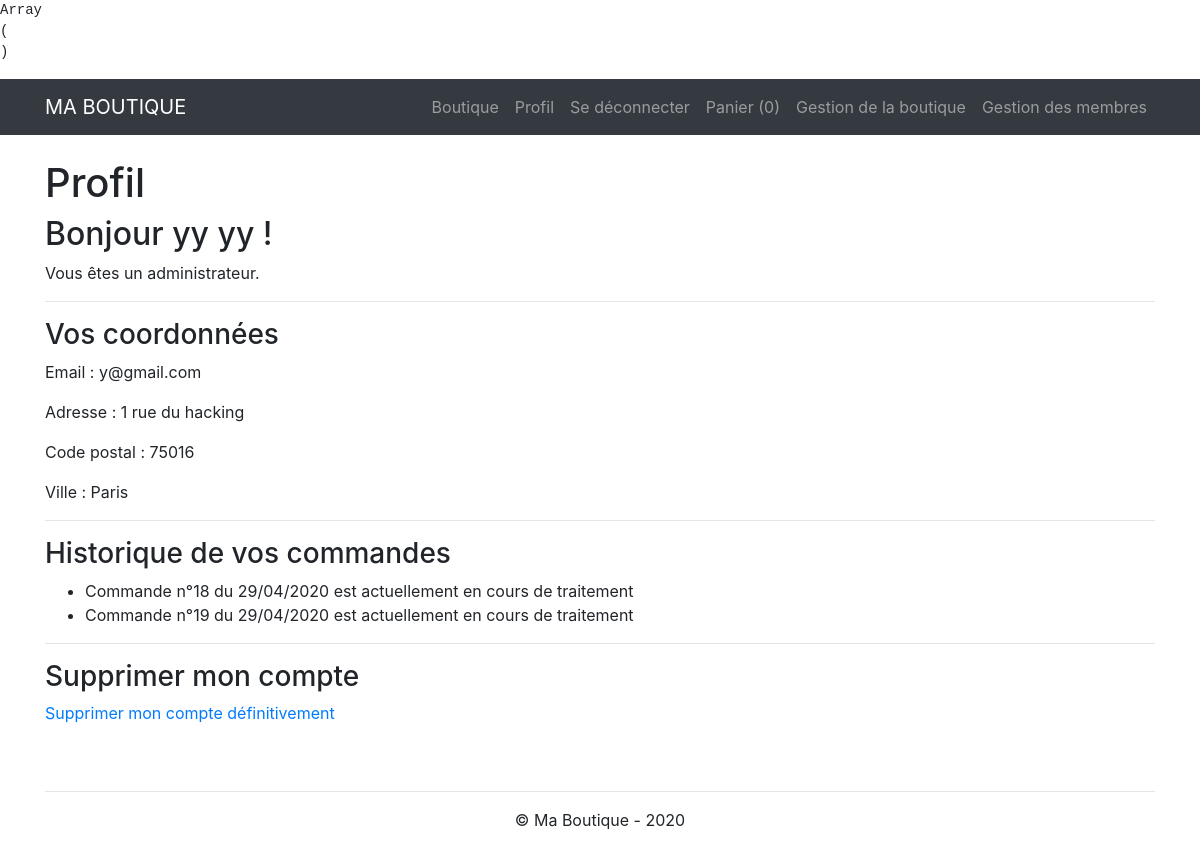
The page /profil.php (signed in) on the database its author committed.
### tables this page shows
CREATE TABLE `commande` (
  `id_commande` int(3) NOT NULL,
  `id_membre` int(3) DEFAULT NULL,
  `montant` float NOT NULL,
  `date_enregistrement` datetime NOT NULL,
  `etat` enum('en cours de traitement','envoyé','livré') NOT NULL
);

### profil.php (the view, shortened to what this page needs)
<?php
$commandes = '';
$resultat = executeRequete("SELECT id_commande, date_enregistrement, etat FROM commande WHERE id_membre = :id_membre", array(':id_membre' => $_SESSION['membre']['id_membre']));
if ($resultat->rowCount() == 0) {
	$commandes = '<p>Aucune commande en cours</p>';
} else {
	$commandes .= '<ul>';
		while ($commande = $resultat->fetch(PDO::FETCH_ASSOC)) {
			$date = new DateTime($commande['date_enregistrement']);
			$date = $date->format('d/m/Y');
			$commandes .= '<li>Commande n°' . $commande['id_commande'] . ' du ' . $date . ' est actuellement ' . $commande['etat'] . '</li>';
		}
	$commandes .= '</ul>';
}
require_once 'inc/header.php';
?>
<h1 class="mt-4">Profil</h1>
<h2>Bonjour <?php echo $_SESSION['membre']['prenom'] . ' ' . $_SESSION['membre']['nom']; ?> !</h2>
<?php
if (estAdmin()) {
	echo '<p>Vous êtes un administrateur.</p>';
}
?>
<hr>
<h3> Vos coordonnées </h3>
<p>Email : <?php echo $_SESSION['membre']['email'];  ?></p>
<p>Adresse : <?php echo $_SESSION['membre']['adresse'];  ?></p>
<p>Code postal : <?php echo $_SESSION['membre']['code_postal'];  ?></p>
<p>Ville : <?php echo $_SESSION['membre']['ville'];  ?></p>
<hr>
<h3> Historique de vos commandes </h3>
<?php
echo $commandes;
?>
<hr>
<h3> Supprimer mon compte </h3>
<p>
	<a href="?action=suppression" onclick="return confirm('Etes-vous certain de vouloir supprimer votre profil ?')">Supprimer mon compte définitivement</a>
</p>
<?php
require_once 'inc/footer.php';

### rows shown on the page
commande: id_commande "18", date_enregistrement "29/04/2020", etat "en cours de traitement"
commande: id_commande "19", date_enregistrement "29/04/2020", etat "en cours de traitement"

### other values the page prints
calcItemNumber() "0"
$_SESSION['membre']['prenom'] "yy"
$_SESSION['membre']['nom'] "yy"
$_SESSION['membre']['email'] "y@gmail.com"
$_SESSION['membre']['adresse'] "1 rue du hacking"
$_SESSION['membre']['code_postal'] "75016"
$_SESSION['membre']['ville'] "Paris"
